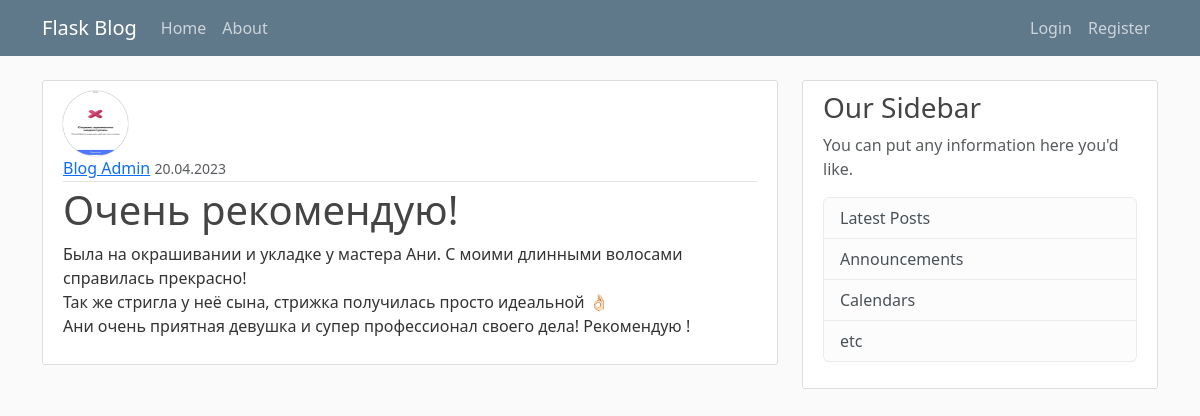
The page /post/14 on the database its author committed.
### flaskblog/models.py (models this page shows, shortened)
class User(db.Model, UserMixin):
    id = db.Column(db.Integer, primary_key=True)
    username = db.Column(db.String(20), unique=True, nullable=False)
    email = db.Column(db.String(120), unique=True, nullable=False)
    image_file = db.Column(db.String(20), nullable=False, default='default.jpg')
    password = db.Column(db.String(60), nullable=False)
    posts = db.relationship('Post', backref='author', lazy=True)

class Post(db.Model):
    id = db.Column(db.Integer, primary_key=True)
    title = db.Column(db.String(100), nullable=False)
    date_posted = db.Column(db.DateTime, nullable=False, default=datetime.utcnow)
    content = db.Column(db.Text, nullable=False)
    user_id = db.Column(db.Integer, db.ForeignKey('user.id'), nullable=False)

### flaskblog/posts/routes.py (the view)
@posts.route("/post/<int:post_id>")
def post(post_id):
    post = Post.query.get_or_404(post_id)
    return render_template('post.html', title=post.title, post=post)

### flaskblog/templates/post.html (shortened to what this page needs)
{% extends "layout.html" %}
{% block content %}
<article class="media content-section lone-post">
  <img src="{{ url_for('static', filename='profile_pics/' + post.author.image_file) }}" alt="{{ post.author.username }}" class="rounded-circle article-img">
  <div class="media-body">
    <div class="article-metadata">
      <a class="mr-2" href="#">{{ post.author.username }}</a>
      <small class="text-muted">{{ post.date_posted.strftime('%d.%m.%Y') }}</small>
    </div>
    <h1 class="article-title">{{ post.title }}</h1>
    <p class="article-content">{{ post.content }}</p>
  </div>
</article>
{% endblock content %}

### flaskblog/static/main.css (style rules this page uses)
body { background: #fafafa; color: #333333; margin-top: 5rem; }
h1, h2, h3, h4, h5, h6 { color: #444444; }
.content-section { background: #ffffff; padding: 10px 20px; border: 1px solid #dddddd; border-radius: 3px; margin-bottom: 20px; }
.article-title { color: #444444; }
.article-content { white-space: pre-line; }
.article-img { height: 65px; width: 65px; margin-right: 16px; }
.article-metadata { padding-bottom: 1px; margin-bottom: 4px; border-bottom: 1px solid #e3e3e3 }
.rounded-circle { box-shadow: 0px 0px 1px #343434; }

### rows shown on the page
User: image_file (picture), author.username "Blog Admin"
Post: date_posted "20.04.2023", title "Очень рекомендую!", content "Была на окрашивании и укладке у мастера Ани. С моими длинными волосами справилась прекрасно! Так же стригла у неё сына, стрижка получилась просто идеальной 👌🏻 Ани очень приятная девушка и супер профессионал своего дела! Рекомендую !"
